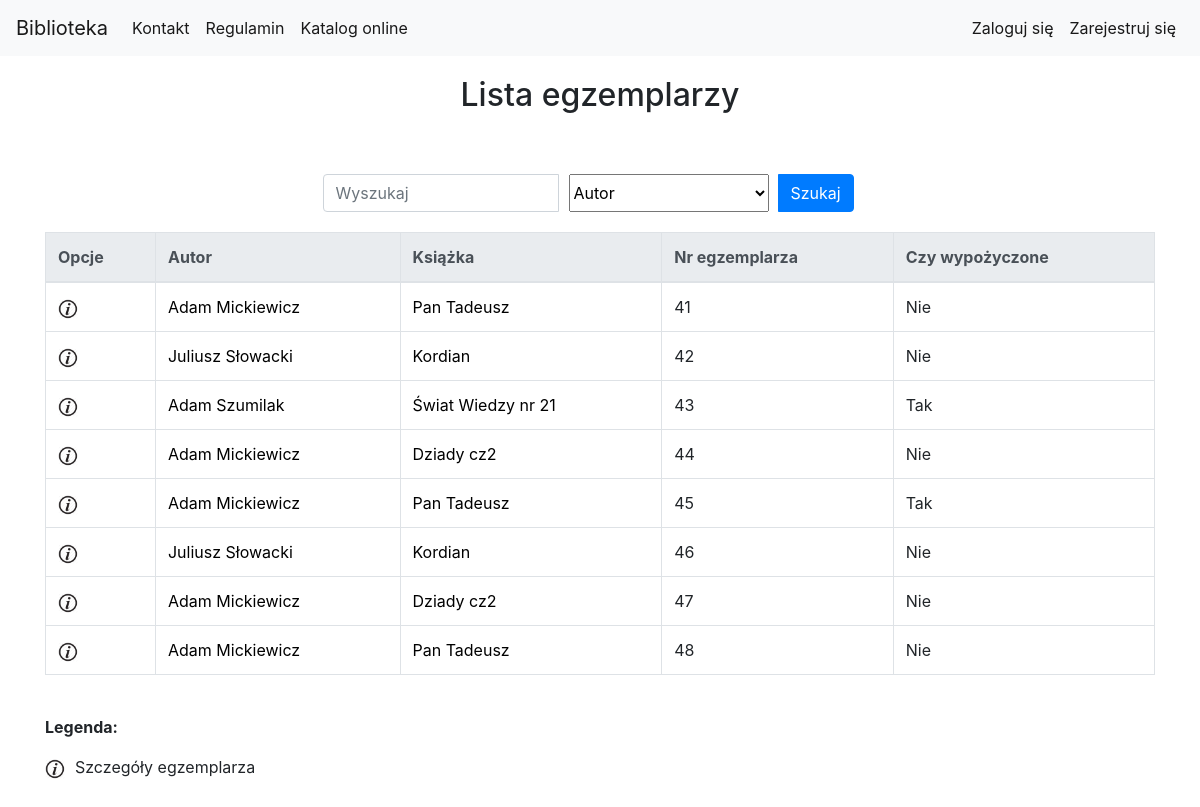
The page /library/book_copy_list/ on the database as committed earlier.
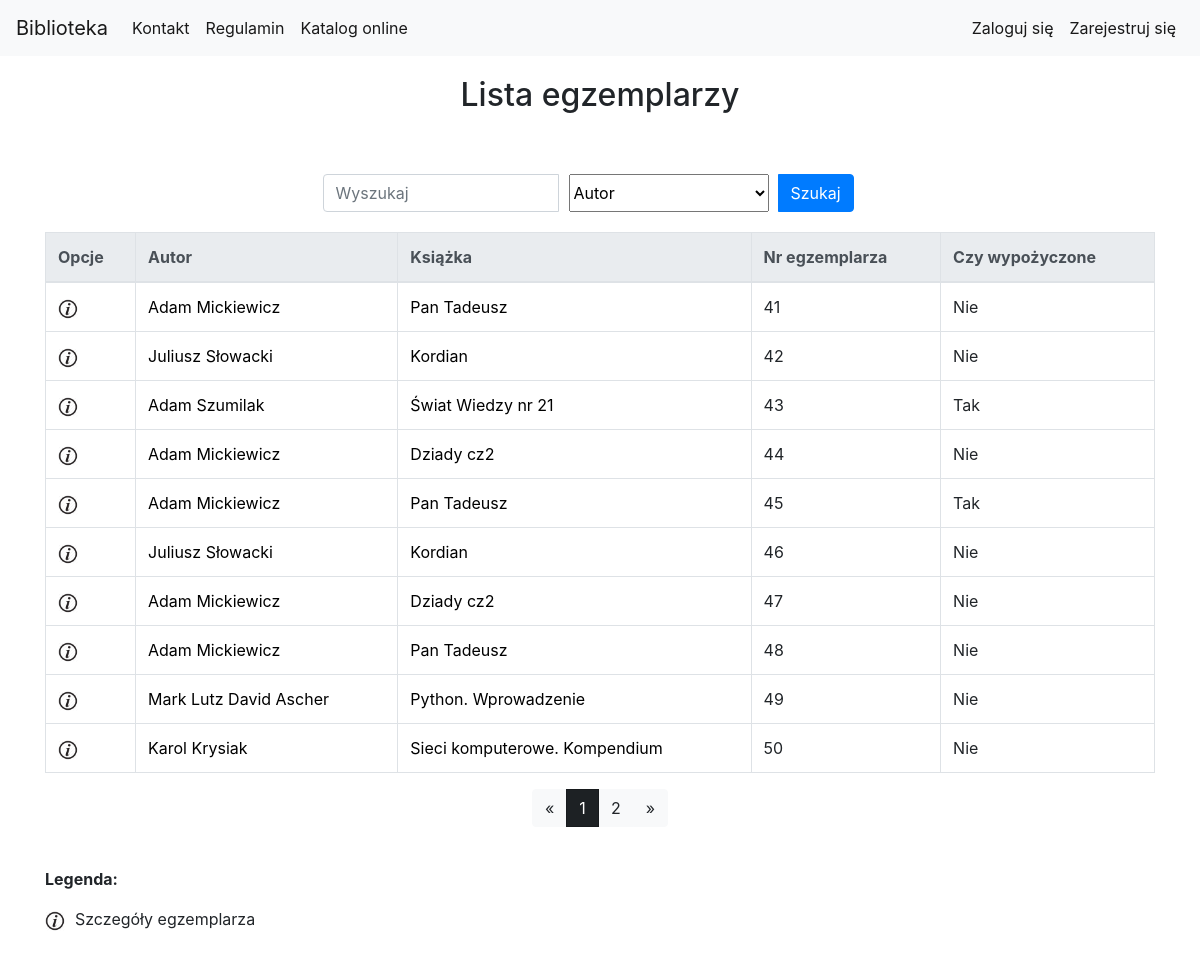
The same page on the database as committed later.
### library_app/models.py (models this page shows, shortened)
class BookCopy(models.Model):
    book = models.ForeignKey(Book, related_name="bookcopies", verbose_name='Wybierz książkę') #teraz w templatce mozemy z poziomu klasy book odnosic sie do obiektow bookcopy, np {{book.bookcopies.count}} da liczbe kopii ksiazek ktore maja w polu book id danej ksiazki
    is_borrowed = models.BooleanField(default=False)

class Author(models.Model):
    first_name = models.CharField(max_length=200, verbose_name='Imię')
    last_name = models.CharField(max_length=200, verbose_name='Nazwisko')
    country = models.CharField(max_length=200, verbose_name='Kraj', default='')
    biography = models.TextField(default='', blank=True, null=True, verbose_name='Biografia')
    birth_place = models.CharField(max_length=200, default='', blank=True, null=True, verbose_name='Miejsce urodzenia')
    image_url = models.URLField(default='', blank=True, null=True, verbose_name='Adres url portretu, zakończony rozszerzeniem')
    years_of_life = models.CharField(max_length=10, default='', blank=True, null=True, verbose_name='Lata życia')

class Book(models.Model):
    authors = models.ManyToManyField(Author, related_name='book_authors', verbose_name='Autorzy')
    category = models.ForeignKey(Category, related_name='book_categories', verbose_name='Kategoria')
    publishing_house = models.ForeignKey(PublishingHouse, related_name='publishing_houses', verbose_name='Wydawnictwo')
    isbn = models.CharField(max_length=30, unique=True, verbose_name='Numer ISBN')
    title = models.CharField(max_length=200, verbose_name='Tytuł')
    description = models.TextField(blank=True, default='', verbose_name='Opis')
    publish_date = models.DateField(default=datetime.now, blank=True, verbose_name='Data publikacji')
    edition = models.PositiveIntegerField(default=1, verbose_name='Numer wydania')
    image_url = models.URLField(default='', blank=True, null=True, verbose_name='Adres url okładki zakończony rozszerzeniem obrazu')
    add_date = models.DateTimeField(auto_now=True)
    slug = models.SlugField(allow_unicode=True, unique=True)

### library_app/views.py (the view)
class BookCopyListView(generic.ListView):
    model = models.BookCopy
    paginate_by = 10
    def get_queryset(self):
        search_query = self.request.GET.get("search_query")
        search_type = self.request.GET.get("search_type")
        if search_query is not None:
            if search_type == "title":
                return models.BookCopy.objects.all().filter(book__title__icontains=search_query)
            elif search_type == "author":
                authors_result = models.BookCopy.objects.all().filter(book__authors__first_name__icontains=search_query) | models.BookCopy.objects.all().filter(book__authors__last_name__icontains=search_query)
                return authors_result
            elif search_type == "bookcopy_nr":
                return models.BookCopy.objects.all().filter(id__icontains=search_query)
            elif search_type == "isbn":
                return models.BookCopy.objects.all().filter(book__isbn__icontains=search_query)
        else:
            return models.BookCopy.objects.all()

### library_app/templates/library_app/bookcopy_list.html (shortened to what this page needs)
{% extends "base.html" %}
{% load static %}
{% load custom_tags %}
{% block body_block %}
<div class="container">
    <div class="page-title">
        <h2>Lista egzemplarzy </h2>
    </div>
            <div class="search-bar">
                <form class="form-inline" action="{% url 'library_app:bookcopy_list' %}" method="GET">
                    <div class="input-group">
                        <input type="search" class="form-control" name="search_query" placeholder="Wyszukaj">
                        <select class="search-select" name="search_type">
                            <option value="author" selected>Autor</option>
                        </select>
                        <div class="input-group-append search-button">
                            <button class="btn btn-primary" type="submit">Szukaj</button>
                        </div>
                    </div>
                </form>
            </div>
        {% if user.is_authenticated and user.is_superuser %}
            <div class="other_create_buttons">
                <a class="btn btn-primary" href="{% url 'library_app:bookcopy_create' %}">Dodaj egzemplarz książki</a>
            </div>
            <br>
            <table class="table table-bordered table-hover">
                <thead class="thead-light">
                    <tr>
                        <th scope="col">Opcje</th>
                        <th scope="col">Autor</th>
                        <th scope="col">Książka</th>
                        <th scope="col">Nr egzemplarza</th>
                        <th scope="col">Pożyczone dla</th>
                        <th scope="col">Pożyczone przez</th>
                        <th scope="col">Data wypożyczenia</th>
                        <th scope="col">Data oddania</th>
                    </tr>
                </thead>
                <tbody>
                    {% for bookcopy in bookcopy_list %}
                    {% get_bookcopy_borrow bookcopy.id as book_copy_borrow_obj %}
                    <tr>
                        <td>
                            <a href="{% url 'library_app:bookcopy_detail' pk=bookcopy.pk %}"><img src="{% static 'website_icons/info_ico.png' %}"
                                    alt="Szczegóły" width="20" height="20"></a>
                            {% if bookcopy.is_borrowed == False %}
                            <a href="{% url 'library_app:bookcopy_delete' pk=bookcopy.pk %}"><img src="{% static 'website_icons/del_ico.png' %}"
                                    alt="Usuń" width="20" height="20"></a>
                            {% else %}
                            <a href="{% url 'library_app:borrow_delete' pk=book_copy_borrow_obj.pk %}"><img src="{% static 'website_icons/del_borrow_ico.png' %}"
                                    alt="Usuń wypozyczenie" width="20" height="20"></a>
                            {% endif %}
                        </td>
                        <td>
                            {% for author in bookcopy.book.authors.all %}
                            <a href="{% url 'library_app:author_detail' pk=author.pk %}">{{author.first_name}} {{author.last_name}}</a>
                            {% endfor %}
                        </td>
                        <td><a href="{% url 'library_app:book_detail' pk=bookcopy.book.pk %}">{{bookcopy.book.title}}</a></td>
                        <td><a href="{% url 'library_app:bookcopy_detail' pk=bookcopy.pk %}"></a>{{bookcopy.id}}</a></td>
                        {% if book_copy_borrow_obj %}
                        <td>{{book_copy_borrow_obj.user.get_full_name}}</td>
                        <td>{{book_copy_borrow_obj.borrow_librarian.get_full_name}}</a></td>
                        <td>{{book_copy_borrow_obj.borrow_date}}</td>
                        <td>{{book_copy_borrow_obj.receive_date}}</td>
                        {% else %}
                        <td>-</td>
                        <td>-</td>
                        <td>-</td>
                        <td>-</td>
                        {% endif %}
                    </tr>
                    {% endfor %}
                </tbody>
            </table>
        {% else %}
            <table class="table table-bordered table-hover">
                <thead class="thead-light">
                    <tr>
                        <th scope="col">Opcje</th>
                        <th scope="col">Autor</th>
                        <th scope="col">Książka</th>
                        <th scope="col">Nr egzemplarza</th>
                        <th scope="col">Czy wypożyczone</th>
                    </tr>
                </thead>
                <tbody>
                    {% for bookcopy in bookcopy_list %}
                    <tr>
                        <td>
                            <a href="{% url 'library_app:bookcopy_detail' pk=bookcopy.pk %}"><img src="{% static 'website_icons/info_ico.png' %}"
                                    alt="Szczegóły" width="20" height="20"></a>
                        </td>
                        <td>
                            {% for author in bookcopy.book.authors.all %}
                            <a href="{% url 'library_app:author_detail' pk=author.pk %}">{{author.first_name}} {{author.last_name}}</a>
                            {% endfor %}
                        </td>
                        <td><a href="{% url 'library_app:book_detail' pk=bookcopy.book.pk %}">{{bookcopy.book.title}}</a></td>
                        <td><a href="{% url 'library_app:bookcopy_detail' pk=bookcopy.pk %}"></a>{{bookcopy.id}}</a></td>
                        <td>
                            {% if bookcopy.is_borrowed %}
                                Tak
                            {% else %}
                                Nie
                            {% endif %}
                        </td>
                    </tr>
                    {% endfor %}
                </tbody>
            </table>
        {% endif %}
     <div class="pagination_bar">
        {% if is_paginated %}
        <div class="btn-group" role="group">
            {% if page_obj.has_previous %}
                <a class="btn btn-light disable" href="?page={{ page_obj.previous_page_number }}">&laquo;</a>
            {% else %}
                <a class="btn btn-light"><span>&laquo;</span></a>
            {% endif %}
            {% for i in paginator.page_range %}
                {% if page_obj.number == i %}
                <a  class="btn btn-dark active"><span>{{ i }} <span class="sr-only">(current)</span></span></a>
                {% else %}
                <a class="btn btn-light" href="?page={{ i }}">{{ i }}</a>
                {% endif %}
            {% endfor %}
            {% if page_obj.has_next %}
            <a class="btn btn-light" href="?page={{ page_obj.next_page_number }}">&raquo;</a>
            {% else %}
            <a type="button" class="btn btn-light"><span>&raquo;</span></a>
            {% endif %}
        </div>
        {% endif %}
    </div>
    <div class="table-legend">
        <p><b>Legenda:</b></p>
        <p><img src="{% static 'website_icons/info_ico.png' %}" alt="Szczegóły" width="20" height="20">Szczegóły egzemplarza</p>
    </div>
</div>
{% endblock %}

### templates/base.html (shortened to what this page needs)
<!DOCTYPE html>
{% load static %}
{% load custom_tags %}
<html lang="pl">
<head>
    <link rel="stylesheet" href="{% static '/bootstrap/css/bootstrap.min.css' %}">
    <link rel="stylesheet" href="{% static 'css/style.css' %}">
</head>
<body>
    <nav class="navbar navbar-expand-lg navbar-light bg-light">
        <a class="navbar-brand" href="{% url 'index' %}">Biblioteka</a>
        <div class="collapse navbar-collapse" id="navbarNavDropdown">
            <ul class="navbar-nav">
                <li class="nav-item active">
                    <a class="nav-link" href="{% url 'contact' %}">Kontakt</a>
                </li>
                <li class="nav-item active">
                    <a class="nav-link" href="{% url 'regulations' %}">Regulamin</a>
                </li>
                <li class="nav-item active">
                    <a class="nav-link" href="{% url 'library_app:book_list' %}">Katalog online</a>
                </li>
            </ul>
            <ul class="nav navbar-nav ml-auto">
                {% if user.is_authenticated and user.is_superuser %}
                    <li class="nav-item dropdown active">
                        <a class="nav-link dropdown-toggle" href="#" id="BorrowBook" data-toggle="dropdown" aria-haspopup="true"
                            aria-expanded="false">
                            Wypożyczenia
                        </a>
                        <div class="dropdown-menu" aria-labelledby="BorrowBook">
                            <a class="dropdown-item" href="{% url 'library_app:borrow_create_search_bookcopy' %}">Wypożycz egzemplarz książki</a>
                            <a class="dropdown-item" href="{% url 'library_app:borrow_list' %}">Odbierz egzemplarz książki</a>
                            <div class="dropdown-divider"></div>
                            <a class="dropdown-item" href="{% url 'library_app:bookcopy_list' %}">Lista egzemplarzy</a>
                            <a class="dropdown-item" href="{% url 'library_app:borrow_history_list' %}">Historia wypożyczeń</a>
                        </div>
                    </li>
                    <li class="nav-item dropdown active">
                        <a class="nav-link dropdown-toggle" href="#" id="ManageLibrary" data-toggle="dropdown" aria-haspopup="true"
                            aria-expanded="false">
                            Biblioteka
                        </a>
                        <div class="dropdown-menu multi-leve" aria-labelledby="ManageLibrary">
                            <a class="dropdown-item" href="{% url 'library_app:book_create' %}">Dodaj książkę</a>
                            <a class="dropdown-item" href="{% url 'library_app:bookcopy_create' %}">Dodaj egzemplarz</a>
                            <div class="dropdown-divider"></div>
                            <a class="dropdown-item" href="{% url 'library_app:authors_list' %}">Autorzy</a>
                            <a class="dropdown-item" href="{% url 'library_app:publishinghouses_list' %}">Wydawnictwa</a>
                            <a class="dropdown-item" href="{% url 'library_app:categories_list' %}">Kategorie</a>
                            <div class="dropdown-divider"></div>
                            <a class="dropdown-item" href="{% url 'library_app:users_list' %}">Zarządzaj użytkownikami</a>
                            <div class="dropdown-divider"></div>
                            <a class="dropdown-item" href="{% url 'admin:index' %}">Panel administratora</a>
                        </div>
                    </li>
                    <li class="nav-item dropdown active">
                        <a class="nav-link dropdown-toggle" href="#" id="UserSettings" data-toggle="dropdown" aria-haspopup="true"
                            aria-expanded="false">
                            Twój profil
                        </a>
                        <div class="dropdown-menu" aria-labelledby="UserSettings">
                            <a class="dropdown-item" href="{% url 'library_app:my_profile' %}">Wyświetl profil</a>
                            <a class="dropdown-item" href="{% url 'library_app:my_statistics' %}">Twoje statystyki</a>
                            <div class="dropdown-divider"></div>
                            <a class="dropdown-item" href="{% url 'accounts:password_reset' %}">Zresetuj hasło</a>
                            {% get_user_profile user as userProfileObj %}
                            <a class="dropdown-item" href="{% url 'library_app:my_profile_update' pk=userProfileObj.id %}">Edytuj dane kontaktowe</a>
                        </div>
                    </li>
                    <li class="nav-item active">
                        <a class="nav-link">Bibliotekarz {{user.first_name}} {{user.last_name}}</a>
                    </li>
                    <li class="nav-item active">
                        <a class="nav-link" href="{% url 'accounts:logout' %}">Wyloguj</a>
                    </li>
                {% else %}
                    <li class="nav-item active">
                        <a class="nav-link" href="{% url 'accounts:login' %}">Zaloguj się</a>
                    </li>
                    <li class="nav-item active">
                        <a class="nav-link" href="{% url 'accounts:signup' %}">Zarejestruj się</a>
                    </li>
                {% endif %}
            </ul>
        </div>
    </nav>
         {% block body_block %}{% endblock %}
</body>
</html>

### static/css/style.css (style rules this page uses)
.page-title { margin-top: 20px; margin-bottom: 20px; text-align: center; }
ul { list-style: none; }
a { text-decoration: none; color: black; }
.pagination_bar { text-align: center; margin-bottom: 40px; margin-top: 10px; }
.table-legend { margin-bottom: 50px; }
.table-legend img { margin-right: 10px; }
.search-bar { padding-top: 40px; padding-bottom: 20px; margin: 0 auto; width: 50%; }
.search-button { width: 100px; }
.search-select { width: 200px; margin-right: 10px; margin-left: 10px; }

Rows that differ between the two databases and show on the page:
added BookCopy: book "Python. Wprowadzenie", id "49", is_borrowed "Nie"
added Author: first_name "Mark", last_name "Lutz", shown under "Python. Wprowadzenie"
added Author: first_name "David", last_name "Ascher", shown under "Python. Wprowadzenie"
added BookCopy: book "Sieci komputerowe. Kompendium", id "50", is_borrowed "Nie"
added Author: first_name "Karol", last_name "Krysiak", shown under "Sieci komputerowe. Kompendium"
Other text that changed with them:
new list line: "1"
new list line: "2"
